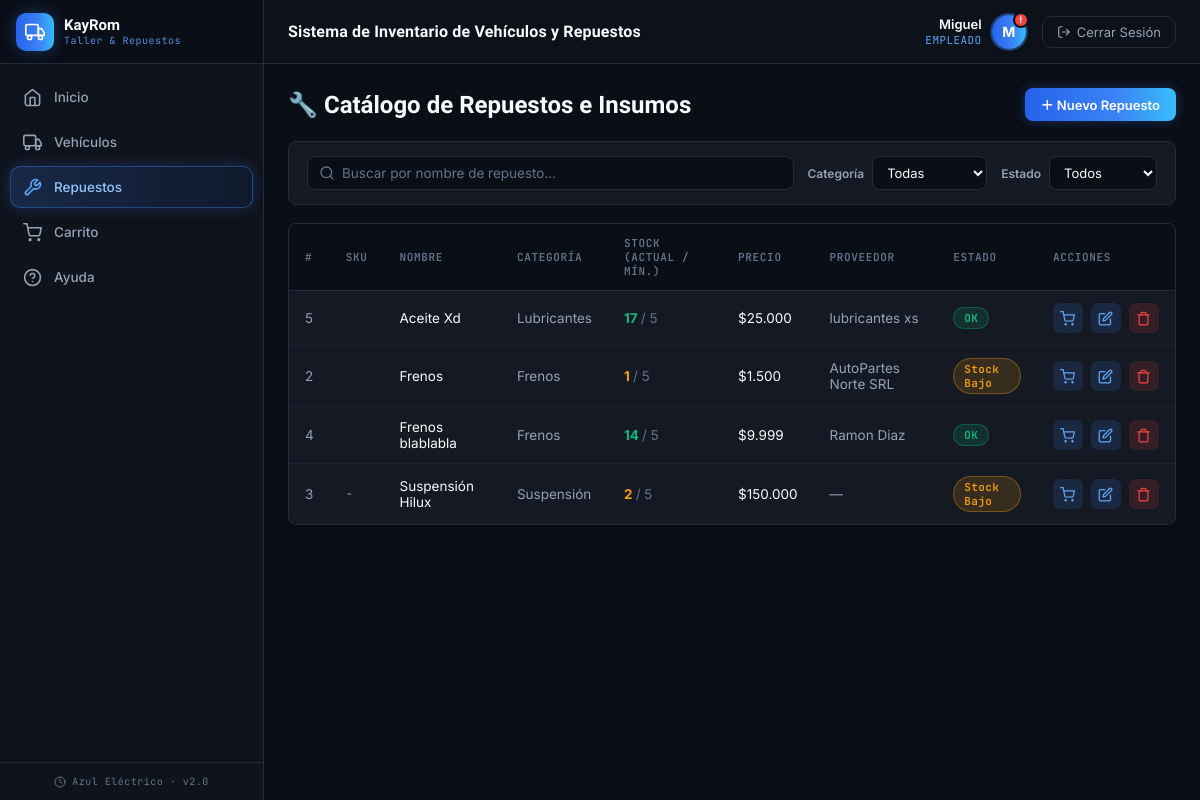
The page /index.php?page=repuestos (signed in) on the database its author committed.
### tables this page shows
CREATE TABLE `repuestos` (
  `id` int NOT NULL AUTO_INCREMENT,
  `nombre` varchar(100) NOT NULL,
  `categoria` varchar(45) DEFAULT NULL,
  `stock` int DEFAULT '0',
  `stock_minimo` int DEFAULT '5',
  `precio` decimal(10,2) DEFAULT '0.00',
  `sku` varchar(20) DEFAULT NULL,
  `proveedor_id` int DEFAULT NULL,
  PRIMARY KEY (`id`),
  KEY `fk_repuestos_proveedor` (`proveedor_id`),
  CONSTRAINT `fk_repuestos_proveedor` FOREIGN KEY (`proveedor_id`) REFERENCES `proveedor` (`id`) ON DELETE SET NULL
);

CREATE TABLE `proveedor` (
  `id` int NOT NULL AUTO_INCREMENT,
  `cuit` bigint DEFAULT NULL,
  `nombre_proveedor` varchar(150) NOT NULL,
  `telefono` bigint DEFAULT NULL,
  `email` varchar(50) DEFAULT NULL,
  `persona_id` int DEFAULT NULL,
  PRIMARY KEY (`id`),
  KEY `persona_id` (`persona_id`),
  CONSTRAINT `proveedor_ibfk_1` FOREIGN KEY (`persona_id`) REFERENCES `persona` (`id`)
);

### backend/repuestos/controller/RepuestoController.php (called while the page is built, shortened)
<?php
class RepuestoController {
    private $model;
    public function __construct() {
        $this->model = new RepuestoModel();
    }
    public function index() {
        $proveedorModel = new ProveedorModel();
        $data = [
            'repuestos'  => $this->model->getAll(),
            'categorias' => $this->model->getCategorias(),
            'proveedores'=> $proveedorModel->getAll(),
            'activePage' => 'repuestos'
        ];
        require_once 'backend/repuestos/views/repuestos.php';
    }
}

### config/base_datos.php (called while the page is built, shortened)
<?php
class Database {
    private static $instance = null;
    public $conexion;
    private function __construct() {
        $this->conexion = new mysqli("localhost", "root", "Migue123456", "soft_kayrom");
        $this->conexion->set_charset("utf8");
    }
    public static function getInstance() {
        if (self::$instance === null) {
            self::$instance = new Database();
        }
        return self::$instance;
    }
    public function getConexion() {
        return $this->conexion;
    }
}

### backend/repuestos/model/RepuestoModel.php (called while the page is built, shortened)
<?php
class RepuestoModel {
    private $db;
    public function __construct() {
        $this->db = Database::getInstance()->getConexion();
    }
    public function getAll() {
        $result = $this->db->query(
            "SELECT r.*, pr.nombre_proveedor
             FROM repuestos r
             LEFT JOIN proveedor pr ON pr.id = r.proveedor_id
             ORDER BY r.nombre ASC"
        );
        return $result ? $result->fetch_all(MYSQLI_ASSOC) : [];
    }
    public function getCategorias() {
        $result = $this->db->query("SELECT DISTINCT categoria FROM repuestos WHERE categoria IS NOT NULL AND categoria <> '' ORDER BY categoria ASC");
        return $result ? array_column($result->fetch_all(MYSQLI_ASSOC), 'categoria') : [];
    }
}

### backend/proveedor/models/ProveedorModel.php (called while the page is built, shortened)
<?php
class ProveedorModel {
    private $db;
    public function __construct() {
        $this->db = Database::getInstance()->getConexion();
    }
    public function getAll() {
        $sql = "SELECT pr.*, p.nombre, p.apellido
                FROM proveedor pr
                LEFT JOIN persona p ON p.id = pr.persona_id
                ORDER BY pr.nombre_proveedor ASC";
        $result = $this->db->query($sql);
        return $result ? $result->fetch_all(MYSQLI_ASSOC) : [];
    }
}

### backend/repuestos/views/repuestos.php (the view, shortened to what this page needs)
<?php require_once 'compartidoCREO/views/encabezado.php'; ?>
<div class="page-header">
    <h1>🔧 Catálogo de Repuestos e Insumos</h1>
    <button type="button" class="btn btn-primary" onclick="abrirRepuesto()">＋ Nuevo Repuesto</button>
</div>
<div class="filter-bar">
    <div class="filter-group filter-search">
        <input type="text" id="filtro-buscar" placeholder="Buscar por nombre de repuesto..." autocomplete="off">
    </div>
    <div class="filter-group">
        <label>Categoría</label>
        <select id="filtro-categoria">
            <option value="">Todas</option>
        </select>
    </div>
    <div class="filter-group">
        <label>Estado</label>
        <select id="filtro-estado">
            <option value="">Todos</option>
        </select>
    </div>
</div>
<div class="panel">
    <div class="panel-body">
        <table id="tabla-repuestos">
            <thead>
                <tr>
                    <th>#</th><th>SKU</th><th>Nombre</th><th>Categoría</th><th>Stock (Actual / Mín.)</th><th>Precio</th><th>Proveedor</th><th>Estado</th><th>Acciones</th>
                </tr>
            </thead>
            <tbody>
                <?php if (empty($data['repuestos'])): ?>
                <tr><td colspan="9" style="text-align:center;color:var(--text-muted);padding:30px;">No hay repuestos cargados</td></tr>
                <?php else: foreach ($data['repuestos'] as $r): ?>
                <?php
                    $bajo = $r['stock'] <= $r['stock_minimo'];
                    $sinStock = $r['stock'] == 0;
                    $estadoFiltro = $sinStock ? 'sin' : ($bajo ? 'bajo' : 'ok');
                ?>
                <tr data-nombre="<?= htmlspecialchars(mb_strtolower($r['nombre'])) ?>"
                    data-categoria="<?= htmlspecialchars($r['categoria']) ?>"
                    data-estado="<?= $estadoFiltro ?>">
                    <td style="color:var(--text-muted);"><?= $r['id'] ?></td>
                    <td style="color:var(--text-muted);font-family:var(--font-mono);font-size:12px;"><?= htmlspecialchars($r['sku'] ?? '-') ?></td>
                    <td><?= htmlspecialchars($r['nombre']) ?></td>
                    <td style="color:var(--text-muted);"><?= htmlspecialchars($r['categoria']) ?></td>
                    <td>
                        <strong style="color:<?= $bajo ? 'var(--accent-orange)' : 'var(--accent-green)' ?>">
                            <?= $r['stock'] ?>
                        </strong>
                        <span style="color:var(--text-dim);"> / <?= $r['stock_minimo'] ?></span>
                    </td>
                    <td>$<?= number_format($r['precio'], 0, ',', '.') ?></td>
                    <td style="color:var(--text-muted);"><?= htmlspecialchars($r['nombre_proveedor'] ?? '—') ?></td>
                    <td>
                        <?php if ($sinStock): ?>
                            <span class="badge-status vendido">Sin Stock</span>
                        <?php elseif ($bajo): ?>
                            <span class="badge-status reparacion">Stock Bajo</span>
                        <?php else: ?>
                            <span class="badge-status disponible">OK</span>
                        <?php endif; ?>
                    </td>
                    <td>
                        <div class="action-icons">
                            <?php if ($r['stock'] > 0): ?>
                            <a href="index.php?page=carrito&action=agregar&id=<?= $r['id'] ?>" class="action-edit" title="Agregar al carrito">
                                <svg width="15" height="15" viewBox="0 0 24 24" fill="none" stroke="currentColor" stroke-width="2" stroke-linecap="round" stroke-linejoin="round"><circle cx="9" cy="21" r="1"/><circle cx="20" cy="21" r="1"/><path d="M1 1h4l2.68 13.39a2 2 0 0 0 2 1.61h9.72a2 2 0 0 0 2-1.61L23 6H6"/></svg>
                            </a>
                            <?php endif; ?>
                            <a href="#" class="action-edit" title="Editar"
                               onclick="return abrirRepuesto({
                                    id: <?= $r['id'] ?>,
                                    nombre: <?= htmlspecialchars(json_encode($r['nombre']), ENT_QUOTES, 'UTF-8') ?>,
                                    sku: <?= htmlspecialchars(json_encode($r['sku']), ENT_QUOTES, 'UTF-8') ?>,
                                    proveedor_id: <?= (int)($r['proveedor_id'] ?? 0) ?>,
                                    categoria: <?= htmlspecialchars(json_encode($r['categoria']), ENT_QUOTES, 'UTF-8') ?>,
                                    precio: <?= (float)$r['precio'] ?>,
                                    stock: <?= (int)$r['stock'] ?>,
                                    stock_minimo: <?= (int)$r['stock_minimo'] ?>
                               })">
                                <svg width="15" height="15" viewBox="0 0 24 24" fill="none" stroke="currentColor" stroke-width="2" stroke-linecap="round" stroke-linejoin="round"><path d="M11 4H4a2 2 0 0 0-2 2v14a2 2 0 0 0 2 2h14a2 2 0 0 0 2-2v-7"/><path d="M18.5 2.5a2.121 2.121 0 0 1 3 3L12 15l-4 1 1-4 9.5-9.5z"/></svg>
                            </a>
                            <a href="index.php?page=repuestos&action=delete&id=<?= $r['id'] ?>" class="action-delete" title="Eliminar"
                               onclick="return confirmarAccion(this.href, '¿Eliminar este repuesto?')">
                                <svg width="15" height="15" viewBox="0 0 24 24" fill="none" stroke="currentColor" stroke-width="2" stroke-linecap="round" stroke-linejoin="round"><polyline points="3 6 5 6 21 6"/><path d="M19 6v14a2 2 0 0 1-2 2H7a2 2 0 0 1-2-2V6m3 0V4a2 2 0 0 1 2-2h4a2 2 0 0 1 2 2v2"/></svg>
                            </a>
                        </div>
                    </td>
                </tr>
                <?php endforeach; endif; ?>
            </tbody>
        </table>
    </div>
</div>
<?php require_once 'compartidoCREO/views/pie_pagina.php'; ?>

### public/css/style.css (style rules this page uses)
:root { --bg-dark: #0A0E17; --bg-panel: #0F131C; --bg-card: #141923; --bg-hover: #181D29; --sidebar-w: 264px; --accent-blue: #3B82F6; --accent-green: #10B981; --accent-orange:#F59E0B; --accent-red: #EF4444; --accent-blue-bright: #60A5FA; --accent-indigo: #6366F1; --gradient-primary: linear-gradient(90deg, #2563EB 0%, #3B82F6 60%, #38BDF8 100%); --text-primary: #F8FAFC; --text-muted: #94A3B8; --text-dim: #64748B; --border: #232B3E; --radius: 8px; --transition: 0.18s ease; --font-display: 'Plus Jakarta Sans', sans-serif; --font-body: 'Inter', sans-serif; --font-mono: 'JetBrains Mono', monospace; }
*, *::before, *::after { margin: 0; padding: 0; box-sizing: border-box; }
body { font-family: var(--font-body); background: var(--bg-dark); color: var(--text-primary); display: flex; min-height: 100vh; overflow-x: hidden; }
.panel { background: var(--bg-card); border: 1px solid var(--border); border-radius: var(--radius); overflow: hidden; box-shadow: 0 1px 3px rgba(0,0,0,0.35); }
.panel-body { padding: 0; }
table { width: 100%; border-collapse: collapse; font-size: 13.5px; }
thead th { padding: 12px 16px; text-align: left; color: var(--text-dim); font-weight: 600; font-size: 11px; letter-spacing: 0.06em; text-transform: uppercase; background: var(--bg-dark); font-family: var(--font-mono); border-bottom: 1px solid var(--border); }
tbody td { padding: 12px 16px; border-bottom: 1px solid rgba(35,43,62,0.6); color: var(--text-primary); }
tbody tr:last-child td { border-bottom: none; }
.badge-status { padding: 3px 10px; border-radius: 20px; font-size: 11px; font-weight: 600; letter-spacing: 0.4px; display: inline-block; font-family: var(--font-mono); }
.badge-status.disponible { background: rgba(16,185,129,0.15); color: #10B981; border: 1px solid rgba(16,185,129,0.3); }
.badge-status.reparacion { background: rgba(245,158,11,0.15); color: #F59E0B; border: 1px solid rgba(245,158,11,0.35); }
.btn { display: inline-flex; align-items: center; gap: 6px; padding: 7px 16px; border-radius: 8px; border: none; cursor: pointer; font-family: var(--font-body); font-size: 13px; font-weight: 600; text-decoration: none; transition: all var(--transition); }
.btn-primary { background: var(--gradient-primary); color: #fff; box-shadow: 0 0 12px rgba(59,130,246,0.3); }
.page-header { display: flex; align-items: center; justify-content: space-between; margin-bottom: 20px; }
.page-header h1 { font-family: var(--font-display); font-size: 24px; font-weight: 700; color: var(--text-primary); }
.action-icons { display: flex; gap: 8px; align-items: center; }
.action-icons a { width: 30px; height: 30px; border-radius: 7px; display: flex; align-items: center; justify-content: center; font-size: 14px; text-decoration: none; transition: all var(--transition); }
.action-edit { background: rgba(59,130,246,0.15); color: var(--accent-blue-bright); }
.action-delete { background: rgba(239,68,68,0.15); color: var(--accent-red); }
.stat-card, .panel, .btn, .nav-icon-btn, .action-icons a, .module-chip, .filter-group select, .quick-modal-box { transition: transform 0.15s ease, box-shadow 0.15s ease, border-color 0.15s ease, background 0.15s ease, color 0.15s ease; }
tbody tr { transition: background 0.12s ease, box-shadow 0.12s ease; }
.filter-bar { display: flex; flex-wrap: wrap; align-items: center; gap: 14px; background: var(--bg-card); border: 1px solid var(--border); border-radius: var(--radius); padding: 14px 18px; margin-bottom: 18px; }
.filter-group { display: flex; align-items: center; gap: 8px; }
.filter-group label { font-size: 12px; color: var(--text-muted); font-weight: 600; white-space: nowrap; }
.filter-group select { background: var(--bg-dark); border: 1px solid var(--border); color: var(--text-primary); padding: 7px 10px; border-radius: 8px; font-family: var(--font-body); font-size: 13px; outline: none; }
.filter-search { flex: 1; min-width: 220px; position: relative; color: var(--text-dim); }
.filter-search input { width: 100%; background: var(--bg-dark); border: 1px solid var(--border); color: var(--text-primary); padding: 8px 12px 8px 34px; border-radius: 8px; font-family: var(--font-body); font-size: 13.5px; outline: none; }
.filter-search input::placeholder { color: var(--text-dim); }

### rows shown on the page
repuestos: id "5", nombre "Aceite Xd", categoria "Lubricantes", stock "17", stock_minimo "5", precio "25.000", proveedor.nombre_proveedor "lubricantes xs", shows "OK"
repuestos: id "2", nombre "Frenos", categoria "Frenos", stock "1", stock_minimo "5", precio "1.500", proveedor.nombre_proveedor "AutoPartes Norte SRL", shows "Stock Bajo"
repuestos: id "4", nombre "Frenos blablabla", categoria "Frenos", stock "14", stock_minimo "5", precio "9.999", proveedor.nombre_proveedor "Ramon Diaz", shows "OK"
repuestos: id "3", sku "-", nombre "Suspensión Hilux", categoria "Suspensión", stock "2", stock_minimo "5", precio "150.000", nombre_proveedor "—", shows "Stock Bajo"

### other values the page prints
$nombreUsuario "Miguel"
$rolUsuario "EMPLEADO"
substr($nombreUsuario, 0, 1) "M"
